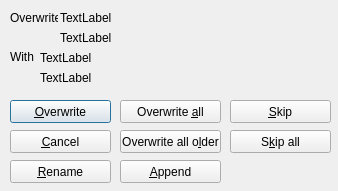
<ui version="4.0" >
 <class>qdCopyMoveConflict</class>
 <widget class="QDialog" name="qdCopyMoveConflict" >
  <property name="geometry" >
   <rect>
    <x>0</x>
    <y>0</y>
    <width>338</width>
    <height>191</height>
   </rect>
  </property>
  <property name="windowTitle" >
   <string>Dialog</string>
  </property>
  <widget class="QLabel" name="label_2" >
   <property name="geometry" >
    <rect>
     <x>10</x>
     <y>50</y>
     <width>46</width>
     <height>14</height>
    </rect>
   </property>
   <property name="text" >
    <string>With</string>
   </property>
  </widget>
  <widget class="QLabel" name="label" >
   <property name="geometry" >
    <rect>
     <x>10</x>
     <y>10</y>
     <width>48</width>
     <height>16</height>
    </rect>
   </property>
   <property name="text" >
    <string>Overwrite</string>
   </property>
  </widget>
  <widget class="QLabel" name="qlSourceFilename" >
   <property name="geometry" >
    <rect>
     <x>40</x>
     <y>50</y>
     <width>241</width>
     <height>16</height>
    </rect>
   </property>
   <property name="text" >
    <string>TextLabel</string>
   </property>
  </widget>
  <widget class="QLabel" name="qlDestinationFilename" >
   <property name="geometry" >
    <rect>
     <x>60</x>
     <y>10</y>
     <width>241</width>
     <height>16</height>
    </rect>
   </property>
   <property name="text" >
    <string>TextLabel</string>
   </property>
  </widget>
  <widget class="QLabel" name="qlDestinationInfo" >
   <property name="geometry" >
    <rect>
     <x>60</x>
     <y>30</y>
     <width>171</width>
     <height>16</height>
    </rect>
   </property>
   <property name="text" >
    <string>TextLabel</string>
   </property>
  </widget>
  <widget class="QPushButton" name="qpbOverwrite" >
   <property name="geometry" >
    <rect>
     <x>10</x>
     <y>100</y>
     <width>101</width>
     <height>23</height>
    </rect>
   </property>
   <property name="text" >
    <string>&amp;Overwrite</string>
   </property>
  </widget>
  <widget class="QPushButton" name="qpbCancel" >
   <property name="geometry" >
    <rect>
     <x>10</x>
     <y>130</y>
     <width>101</width>
     <height>23</height>
    </rect>
   </property>
   <property name="text" >
    <string>&amp;Cancel</string>
   </property>
  </widget>
  <widget class="QPushButton" name="qpbRename" >
   <property name="geometry" >
    <rect>
     <x>10</x>
     <y>160</y>
     <width>101</width>
     <height>23</height>
    </rect>
   </property>
   <property name="text" >
    <string>&amp;Rename</string>
   </property>
  </widget>
  <widget class="QPushButton" name="qpbAppend" >
   <property name="geometry" >
    <rect>
     <x>120</x>
     <y>160</y>
     <width>101</width>
     <height>23</height>
    </rect>
   </property>
   <property name="text" >
    <string>&amp;Append</string>
   </property>
  </widget>
  <widget class="QPushButton" name="qpbOverwriteAll" >
   <property name="geometry" >
    <rect>
     <x>120</x>
     <y>100</y>
     <width>101</width>
     <height>23</height>
    </rect>
   </property>
   <property name="text" >
    <string>Overwrite &amp;all</string>
   </property>
  </widget>
  <widget class="QPushButton" name="qpbOverwriteAllOlder" >
   <property name="geometry" >
    <rect>
     <x>120</x>
     <y>130</y>
     <width>101</width>
     <height>23</height>
    </rect>
   </property>
   <property name="text" >
    <string>Overwrite all o&amp;lder</string>
   </property>
  </widget>
  <widget class="QPushButton" name="qpbSkipAll" >
   <property name="geometry" >
    <rect>
     <x>230</x>
     <y>130</y>
     <width>101</width>
     <height>23</height>
    </rect>
   </property>
   <property name="text" >
    <string>S&amp;kip all</string>
   </property>
  </widget>
  <widget class="QPushButton" name="qpbSkip" >
   <property name="geometry" >
    <rect>
     <x>230</x>
     <y>100</y>
     <width>101</width>
     <height>23</height>
    </rect>
   </property>
   <property name="text" >
    <string>&amp;Skip</string>
   </property>
  </widget>
  <widget class="QLabel" name="qlSourceInfo" >
   <property name="geometry" >
    <rect>
     <x>40</x>
     <y>70</y>
     <width>171</width>
     <height>16</height>
    </rect>
   </property>
   <property name="text" >
    <string>TextLabel</string>
   </property>
  </widget>
 </widget>
 <tabstops>
  <tabstop>qpbOverwrite</tabstop>
  <tabstop>qpbCancel</tabstop>
  <tabstop>qpbOverwriteAll</tabstop>
  <tabstop>qpbOverwriteAllOlder</tabstop>
  <tabstop>qpbSkip</tabstop>
  <tabstop>qpbSkipAll</tabstop>
  <tabstop>qpbRename</tabstop>
  <tabstop>qpbAppend</tabstop>
 </tabstops>
 <resources/>
 <connections/>
</ui>
